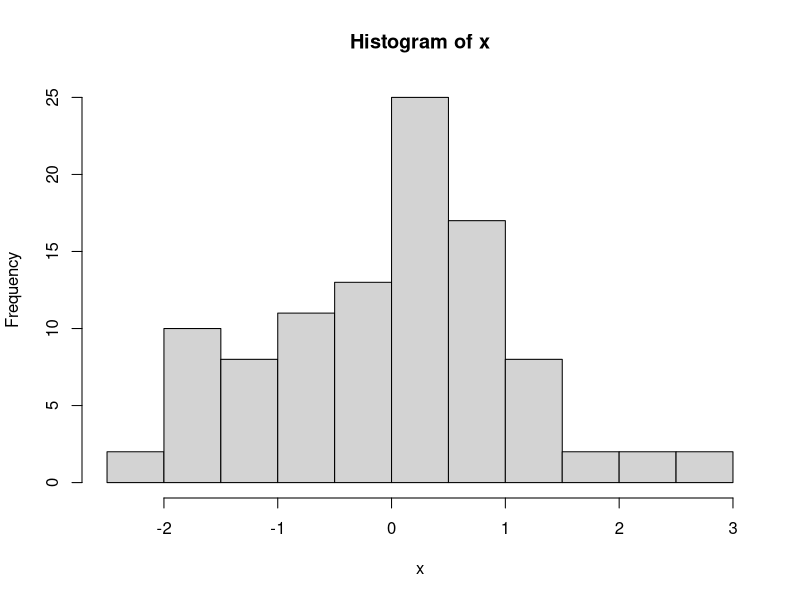
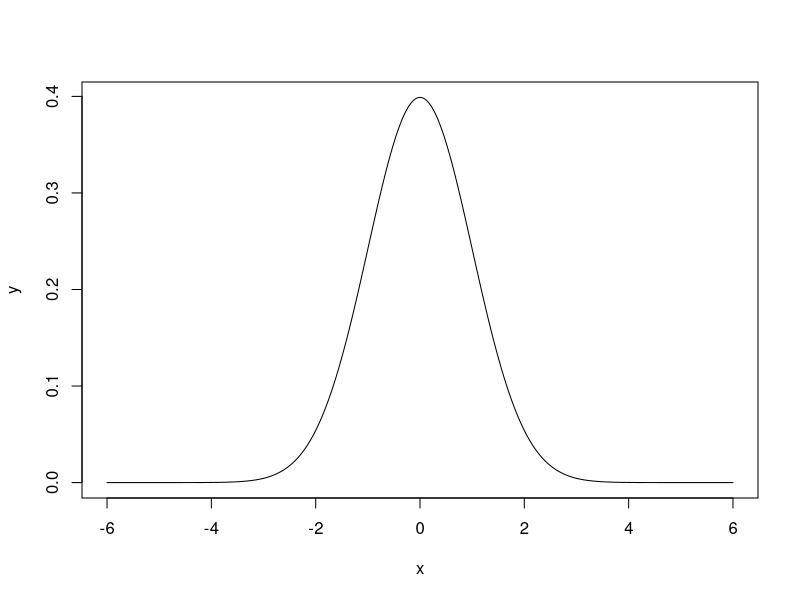

R code for these plots, in order:
# Distribuição Normal

# Obs: Caso tenha problemas com a acentuação, consulte este link:
# https://support.rstudio.com/hc/en-us/articles/200532197-Character-Encoding

# Configurando o diretório de trabalho
# Coloque entre aspas o diretório de trabalho que você está usando no seu computador
# Não use diretórios com espaço no nome
setwd('/home/ralsouza/Documents/r_projects/machine_learning_R')
getwd()


# A Distribuição Normal, ou Gaussiana, é a mais importante distribuição contínua. 
# Isso por conta de vários fatores, entre eles, o teorema central do limite, o qual é um resultado essencial 
# em aplicações práticas e teóricas, pois garante que, mesmo que os dados não sejam distribuídos segundo uma normal, 
# a média dos dados converge para uma distribuição normal conforme o número de dados aumenta.

# O R inclui funcionalidades para operações com distribuições de probabilidades. 
# Para cada distribuição há 4 operações básicas indicadas pelas letras:

# d: calcula a densidade de probabilidade f(x) no ponto
# p: calcula a função de probabilidade acumulada F(x) no ponto
# q: calcula o quantil correspondente a uma dada probabilidade
# r: retira uma amostra da distribuição

# Para utlizar as funções combina-se uma das letras acima com uma abreviatura do nome da distribuição. 
# Por exemplo, para calcular probabilidades usamos: pnorm para normal, pexp para exponencial, 
# pbinom para binomial, ppois para Poisson e assim por diante.

# x <- rnorm(n, mean, sd)
# Onde n é o tamanho da amostra e mean e sd são parâmetros opcionais relacionados à média e desvio padrão, 
# respectivamente.

# Distribuição Normal
?rnorm
x <- rnorm(100)
hist(x)

# Densidade
# # Observe que o gráfico gerado assemelha-se a uma Gaussiana e não apresenta assimentria. 
# Quando o gráfico da distribuição possui tal forma, há grandes chances de se tratar de uma distribuição normal.
x <- seq(-6, 6, by=0.01)
print(x)
y <- dnorm(x)
plot(x, y, type="l")























